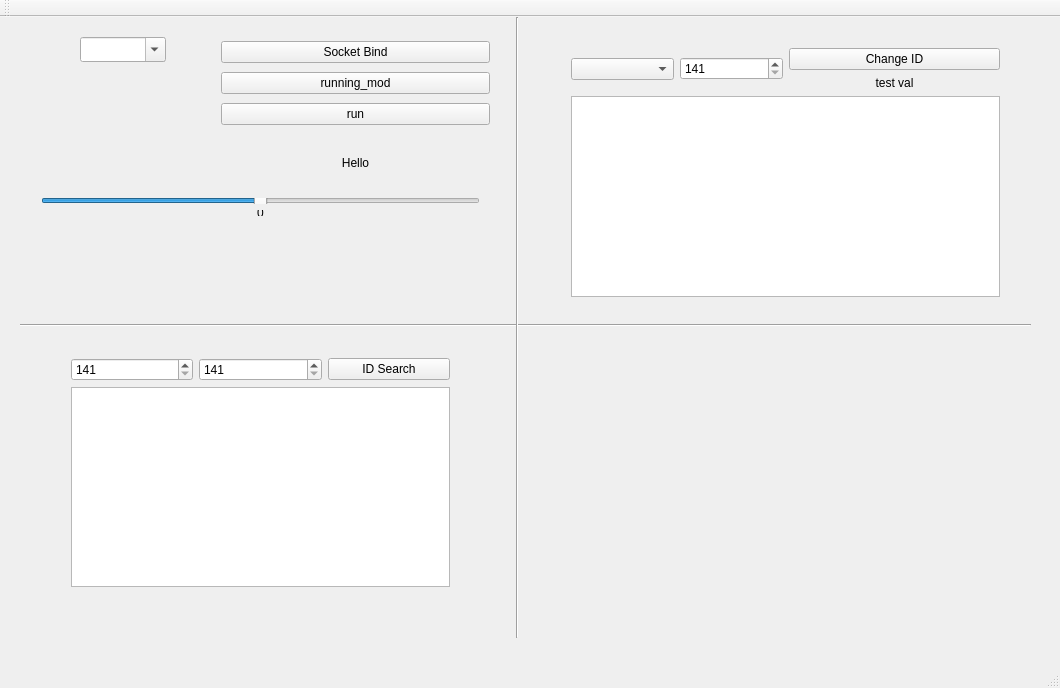
<?xml version="1.0" encoding="UTF-8"?>
<ui version="4.0">
 <class>MainWindow</class>
 <widget class="QMainWindow" name="MainWindow">
  <property name="geometry">
   <rect>
    <x>0</x>
    <y>0</y>
    <width>1060</width>
    <height>688</height>
   </rect>
  </property>
  <property name="windowTitle">
   <string>MainWindow</string>
  </property>
  <widget class="QWidget" name="centralWidget">
   <widget class="QLabel" name="label">
    <property name="geometry">
     <rect>
      <x>240</x>
      <y>130</y>
      <width>231</width>
      <height>31</height>
     </rect>
    </property>
    <property name="layoutDirection">
     <enum>Qt::LeftToRight</enum>
    </property>
    <property name="text">
     <string>Hello</string>
    </property>
    <property name="alignment">
     <set>Qt::AlignCenter</set>
    </property>
   </widget>
   <widget class="Line" name="line">
    <property name="geometry">
     <rect>
      <x>20</x>
      <y>300</y>
      <width>1011</width>
      <height>16</height>
     </rect>
    </property>
    <property name="orientation">
     <enum>Qt::Horizontal</enum>
    </property>
   </widget>
   <widget class="QComboBox" name="comboBox">
    <property name="geometry">
     <rect>
      <x>80</x>
      <y>20</y>
      <width>86</width>
      <height>25</height>
     </rect>
    </property>
    <property name="editable">
     <bool>true</bool>
    </property>
   </widget>
   <widget class="Line" name="line_2">
    <property name="geometry">
     <rect>
      <x>502</x>
      <y>0</y>
      <width>31</width>
      <height>621</height>
     </rect>
    </property>
    <property name="orientation">
     <enum>Qt::Vertical</enum>
    </property>
   </widget>
   <widget class="QWidget" name="">
    <property name="geometry">
     <rect>
      <x>210</x>
      <y>10</y>
      <width>291</width>
      <height>112</height>
     </rect>
    </property>
    <layout class="QVBoxLayout" name="verticalLayout">
     <item>
      <widget class="QPushButton" name="pushButton">
       <property name="text">
        <string>Socket Bind</string>
       </property>
      </widget>
     </item>
     <item>
      <widget class="QPushButton" name="Run_Button">
       <property name="text">
        <string>running_mod</string>
       </property>
      </widget>
     </item>
     <item>
      <widget class="QPushButton" name="Go_Button">
       <property name="text">
        <string>run</string>
       </property>
      </widget>
     </item>
    </layout>
   </widget>
   <widget class="QWidget" name="">
    <property name="geometry">
     <rect>
      <x>30</x>
      <y>170</y>
      <width>461</width>
      <height>40</height>
     </rect>
    </property>
    <layout class="QVBoxLayout" name="verticalLayout_2">
     <item>
      <widget class="QSlider" name="slider">
       <property name="minimum">
        <number>-2000</number>
       </property>
       <property name="maximum">
        <number>2000</number>
       </property>
       <property name="orientation">
        <enum>Qt::Horizontal</enum>
       </property>
      </widget>
     </item>
     <item>
      <widget class="QLabel" name="val">
       <property name="layoutDirection">
        <enum>Qt::LeftToRight</enum>
       </property>
       <property name="text">
        <string>0</string>
       </property>
       <property name="alignment">
        <set>Qt::AlignCenter</set>
       </property>
      </widget>
     </item>
    </layout>
   </widget>
   <widget class="QWidget" name="">
    <property name="geometry">
     <rect>
      <x>60</x>
      <y>330</y>
      <width>401</width>
      <height>251</height>
     </rect>
    </property>
    <layout class="QVBoxLayout" name="verticalLayout_3">
     <item>
      <layout class="QHBoxLayout" name="horizontalLayout">
       <item>
        <widget class="QSpinBox" name="ID_NUM">
         <property name="minimum">
          <number>141</number>
         </property>
         <property name="maximum">
          <number>172</number>
         </property>
        </widget>
       </item>
       <item>
        <widget class="QSpinBox" name="ID_NUM_2">
         <property name="minimum">
          <number>141</number>
         </property>
         <property name="maximum">
          <number>173</number>
         </property>
        </widget>
       </item>
       <item>
        <widget class="QPushButton" name="Sreach_Button">
         <property name="text">
          <string>ID Search</string>
         </property>
        </widget>
       </item>
      </layout>
     </item>
     <item>
      <widget class="QTextBrowser" name="textBrowser"/>
     </item>
    </layout>
   </widget>
   <widget class="QWidget" name="">
    <property name="geometry">
     <rect>
      <x>560</x>
      <y>20</y>
      <width>451</width>
      <height>271</height>
     </rect>
    </property>
    <layout class="QVBoxLayout" name="verticalLayout_5">
     <item>
      <layout class="QHBoxLayout" name="horizontalLayout_3">
       <item>
        <layout class="QHBoxLayout" name="horizontalLayout_2">
         <item>
          <widget class="QComboBox" name="ID_BOX"/>
         </item>
         <item>
          <widget class="QSpinBox" name="ID_NUM_3">
           <property name="minimum">
            <number>141</number>
           </property>
           <property name="maximum">
            <number>170</number>
           </property>
          </widget>
         </item>
        </layout>
       </item>
       <item>
        <layout class="QVBoxLayout" name="verticalLayout_4">
         <item>
          <widget class="QPushButton" name="pushButton_2">
           <property name="text">
            <string>Change ID</string>
           </property>
          </widget>
         </item>
         <item>
          <widget class="QLabel" name="label_2">
           <property name="layoutDirection">
            <enum>Qt::LeftToRight</enum>
           </property>
           <property name="text">
            <string>test val</string>
           </property>
           <property name="alignment">
            <set>Qt::AlignCenter</set>
           </property>
          </widget>
         </item>
        </layout>
       </item>
      </layout>
     </item>
     <item>
      <widget class="QTextBrowser" name="textBrowser_2"/>
     </item>
    </layout>
   </widget>
  </widget>
  <widget class="QMenuBar" name="menuBar">
   <property name="geometry">
    <rect>
     <x>0</x>
     <y>0</y>
     <width>1060</width>
     <height>22</height>
    </rect>
   </property>
  </widget>
  <widget class="QToolBar" name="mainToolBar">
   <attribute name="toolBarArea">
    <enum>TopToolBarArea</enum>
   </attribute>
   <attribute name="toolBarBreak">
    <bool>false</bool>
   </attribute>
  </widget>
  <widget class="QStatusBar" name="statusBar"/>
 </widget>
 <layoutdefault spacing="6" margin="11"/>
 <resources/>
 <connections/>
</ui>
